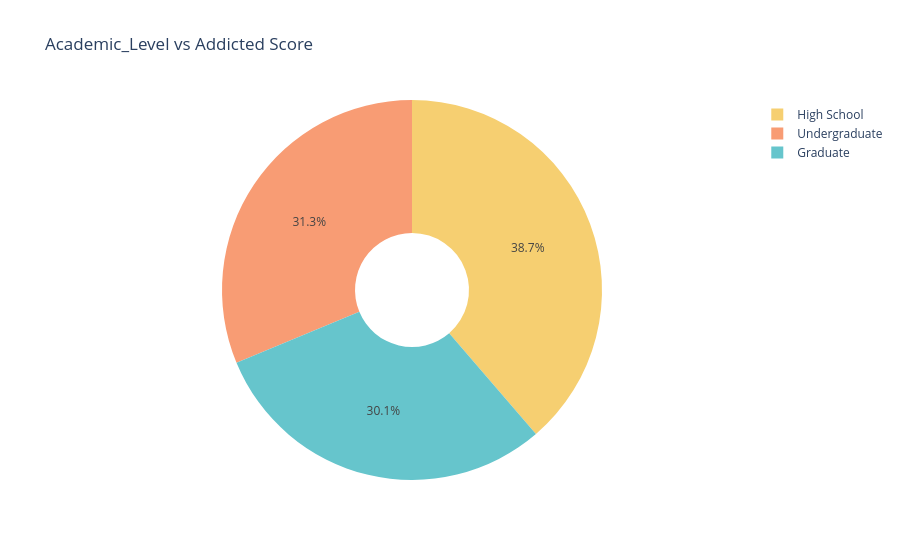

Write notebook code for a chart like this one.
### Code cell
fig = px.pie(addicted_score,
            names='Academic_Level',
            values='Addicted_Score',
            hole=0.3,
            color='Academic_Level',
            title='Academic_Level vs Addicted Score',
            color_discrete_sequence=px.colors.qualitative.Pastel)
fig.show()

### Figure 1 — Plotly figure (JSON) as saved in the notebook; plotly's stock layout.template omitted (floating-point values rounded to 4 significant figures)
{"data": [{"customdata": [["Graduate"], ["High School"], ["Undergraduate"]], "domain": {"x": [0, 1], "y": [0, 1]}, "hole": 0.3, "hovertemplate": "Academic_Level=%{customdata[0]}<br>Addicted_Score=%{value}<extra></extra>", "labels": ["Graduate", "High School", "Undergraduate"], "legendgroup": "", "marker": {"colors": ["rgb(102, 197, 204)", "rgb(246, 207, 113)", "rgb(248, 156, 116)"]}, "name": "", "showlegend": true, "type": "pie", "values": [6.243, 8.037, 6.493]}], "layout": {"legend": {"tracegroupgap": 0}, "piecolorway": ["rgb(102, 197, 204)", "rgb(246, 207, 113)", "rgb(248, 156, 116)", "rgb(220, 176, 242)", "rgb(135, 197, 95)", "rgb(158, 185, 243)", "rgb(254, 136, 177)", "rgb(201, 219, 116)", "rgb(139, 224, 164)", "rgb(180, 151, 231)", "rgb(179, 179, 179)"], "title": {"text": "Academic_Level vs Addicted Score"}}}
